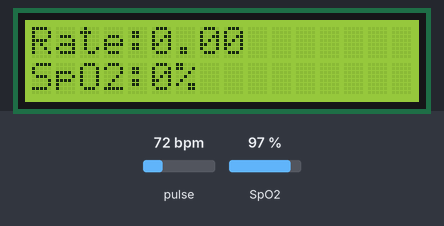
Bench run of a sketch on a simulated Arduino Uno, built with avr-gcc and run on an emulated ATmega328P. Parts: 16×2 character LCD. Inputs (shaded band) come from the test bench; at power-on: pulse 72 bpm, SpO2 97 %. What the sketch prints to the serial monitor is not drawn.

Above: at 4.2 s.
4.3 s: pulse set to 42 bpm
At 6.93 s:
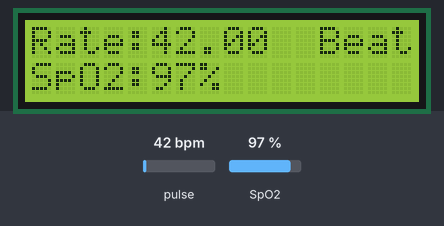
8.2 s: SpO2 set to 80 %
At 10.7 s:
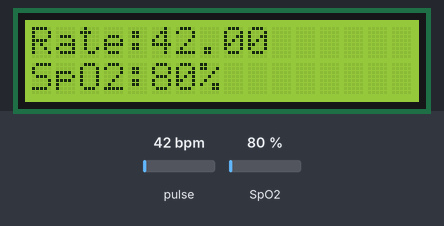
11.1 s: pulse set to 70 bpm
At 11.7 s:
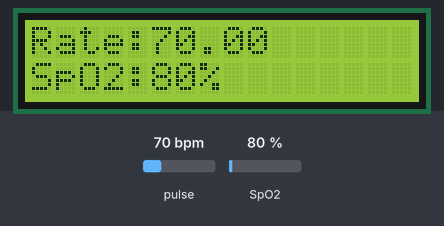
12.6 s: SpO2 set to 85 %
At 14.8 s:
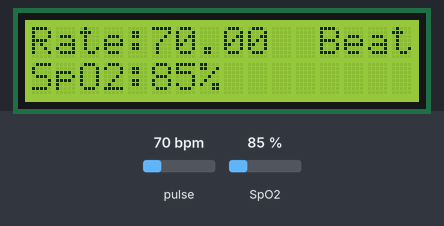
Timing chart, 0 to 15.6 s (numbered marks = the images above; inputs shaded):
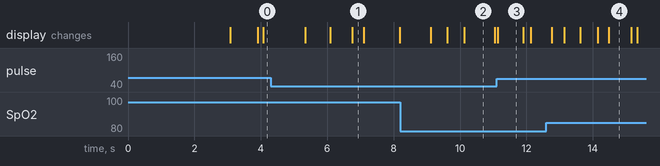

Measured:
- after the input at 8.2 s, the display: changes after 0.92 s (image 2)
- after the input at 11.1 s, the display: changes at once (image 3)
- after the input at 12.6 s, the display: first differs from a run without the input after 0.54 s (image 4 shows a later state)
- what the display in image 2 shows lasts 0.9 s, from 10.1 s to 11.0 s
- what the display in image 3 shows lasts 0.8 s, from 11.1 s to 11.9 s

The sketch:

MAX30100_to_1602.ino
```cpp
// (licence header left out)
#include <Wire.h>
#include "MAX30100_PulseOximeter.h"
#include <LiquidCrystal.h>
LiquidCrystal lcd(8, 9, 4, 5, 6, 7);
#define REPORTING_PERIOD_MS     1000

// PulseOximeter is the higher level interface to the sensor
// it offers:
//  * beat detection reporting
//  * heart rate calculation
//  * SpO2 (oxidation level) calculation
PulseOximeter pox;
uint32_t tsLastReport = 0;
// Callback (registered below) fired when a pulse is detected
void onBeatDetected()
{
    Serial.println("Beat!");
    lcd.setCursor(12,0);
    lcd.print("Beat");
}

void setup()
{
    Serial.begin(9600);
    Serial.print("Initializing..");
    lcd.begin(16,2);
    lcd.setCursor(0,0);
    lcd.print("Initializing...");
    delay(3000);
    lcd.clear();
    // Initialize the PulseOximeter instance
    if (!pox.begin()) {
        Serial.println("FAILED");
        for(;;);
    } else {
        Serial.println("SUCCESS");
    }
    // The default current for the IR LED is 50mA and is changed below
    pox.setIRLedCurrent(MAX30100_LED_CURR_7_6MA);
    // Register a callback for the beat detection
    pox.setOnBeatDetectedCallback(onBeatDetected);
}

void loop()
{
    // Make sure to call update as fast as possible
    pox.update();
    // Asynchronously dump heart rate and oxidation levels to the serial
    // For both, a value of 0 means "invalid"
    if (millis() - tsLastReport > REPORTING_PERIOD_MS) {
        Serial.print("Heart rate:");
        Serial.print(pox.getHeartRate());
        Serial.print("bpm / SpO2:");
        Serial.print(pox.getSpO2());
        Serial.println("%");

        lcd.clear();
        lcd.setCursor(0,0);
        lcd.print("Rate:");
        lcd.print(pox.getHeartRate());
        lcd.setCursor(0,1);
        lcd.print("SpO2:");
        lcd.print(pox.getSpO2());
        lcd.print("%");

        tsLastReport = millis();
    }
}
```
